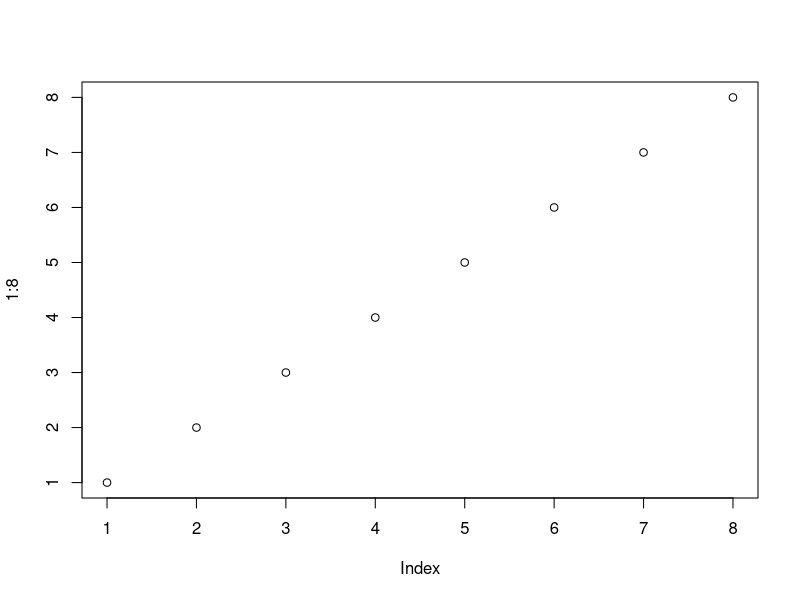

Generate this figure with R:
A = 5 + 5
A
"Hi there"
print("naber")
B = 3 *
2 #+ de koyabilirsin başına ama koymasanda oluyo
B
c = 12 -
+2
c #çıktı 10 yani başına eklediğin + yukarodaki satıraa devam ettiğini gösteriyor
for (i in 1:5)
  print(i)
plot(1:8)